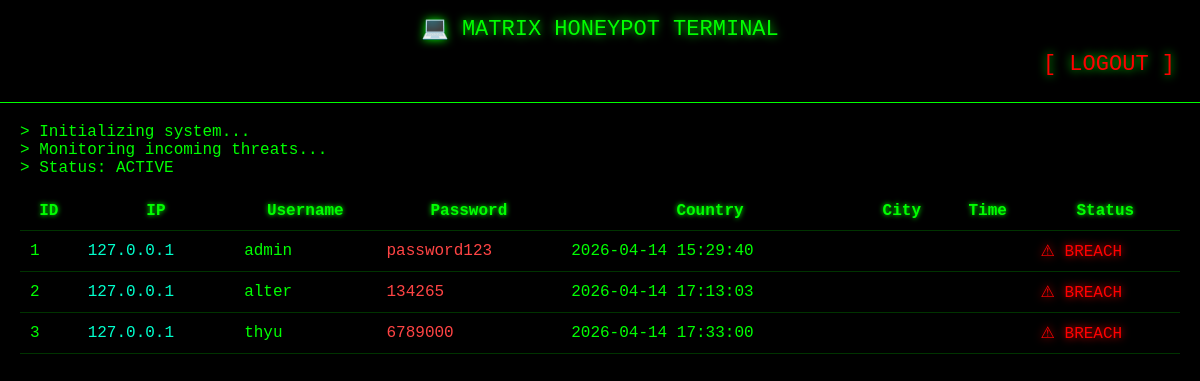
The app's page /dashboard (signed in), older data.
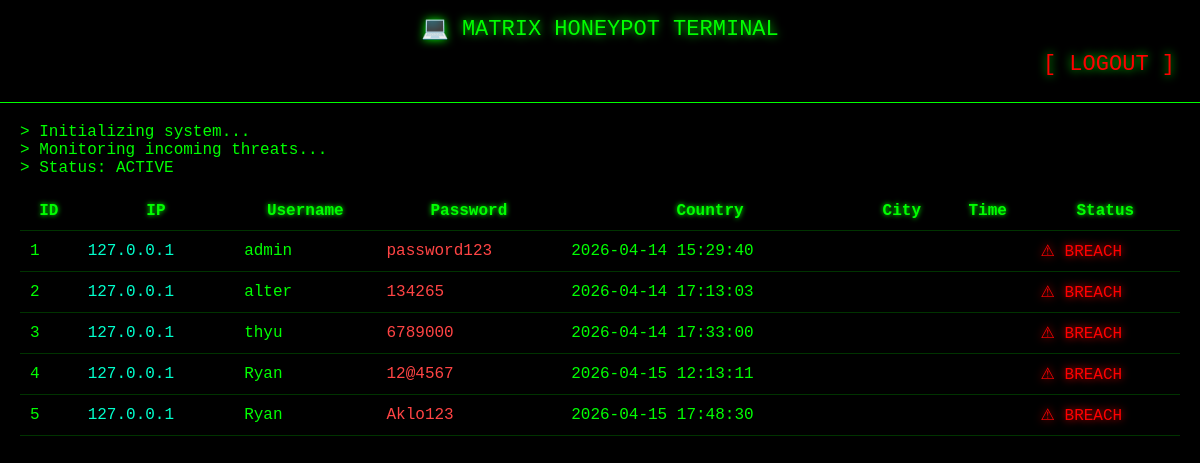
The same page, newer data.
### tables this page shows
CREATE TABLE attacks (
        id INTEGER PRIMARY KEY AUTOINCREMENT,
        ip TEXT,
        username TEXT,
        password TEXT,
        time TIMESTAMP DEFAULT CURRENT_TIMESTAMP
    );

### web_honeypot.py (the view)
@app.route('/dashboard')
def dashboard():
    if not session.get('admin'):
        return redirect('/admin')
    conn = sqlite3.connect('database.db')
    cursor = conn.cursor()
    cursor.execute("SELECT * FROM attacks")
    rows = cursor.fetchall()
    conn.close()
    response = make_response(render_template('dashboard.html', data=rows))
    response.headers['Cache-Control'] = 'no-store, no-cache, must-revalidate, max-age=0'
    response.headers['Pragma'] = 'no-cache'
    response.headers['Expires'] = '0'
    return response

### templates/dashboard.html (shortened to what this page needs)
<!DOCTYPE html>
<html>
<head>
</head>
<body>
<header>
    💻 MATRIX HONEYPOT TERMINAL
    <div style="text-align:right; padding:10px;">
    <a href="/logout" style="color:red; text-decoration:none;">[ LOGOUT ]</a>
</div>
</header>
<div class="container">
    <div class="terminal">
        > Initializing system... <br>
        > Monitoring incoming threats... <br>
        > Status: <span class="blink">ACTIVE</span>
    </div>
   <table>
    <tr>
        <th>ID</th>
        <th>IP</th>
        <th>Username</th>
        <th>Password</th>
        <th>Country</th>
        <th>City</th>
        <th>Time</th>
        <th>Status</th>
    </tr>
    {% for row in data %}
    <tr>
        <td>{{ row[0] }}</td>
        <td class="ip">{{ row[1] }}</td>
        <td>{{ row[2] }}</td>
        <td style="color:#ff4444;">
            {{ row[3] }}
        </td>
        <td>
            {{ row[4] if row[4] != "Unknown" else "🌐 Hidden" }}
        </td>
        <td>
        </td>
        <td>{{ row[6] }}</td>
        <td class="attack blink">⚠ BREACH</td>
    </tr>
    {% endfor %}
</table>
</div>
</body>
</html>

### templates/dashboard.html (style rules this page uses)
body { background: black; color: #00ff00; font-family: "Courier New", monospace; margin: 0; }
header { text-align: center; padding: 15px; font-size: 22px; border-bottom: 1px solid #00ff00; text-shadow: 0 0 10px #00ff00; }
.container { padding: 20px; }
table { width: 100%; border-collapse: collapse; }
th, td { padding: 10px; border-bottom: 1px solid #003300; }
th { color: #00ff00; text-shadow: 0 0 5px #00ff00; }
.ip { color: #00ffcc; }
.attack { color: red; text-shadow: 0 0 8px red; }
.blink { animation: blink 1s infinite; }
.terminal { margin-bottom: 15px; }

Row changes from the older to the newer data that the page shows:
added attacks: id "4", ip "127.0.0.1", username "Ryan", password "12@4567", time "2026-04-15 12:13:11"
added attacks: id "5", ip "127.0.0.1", username "Ryan", password "Aklo123", time "2026-04-15 17:48:30"
